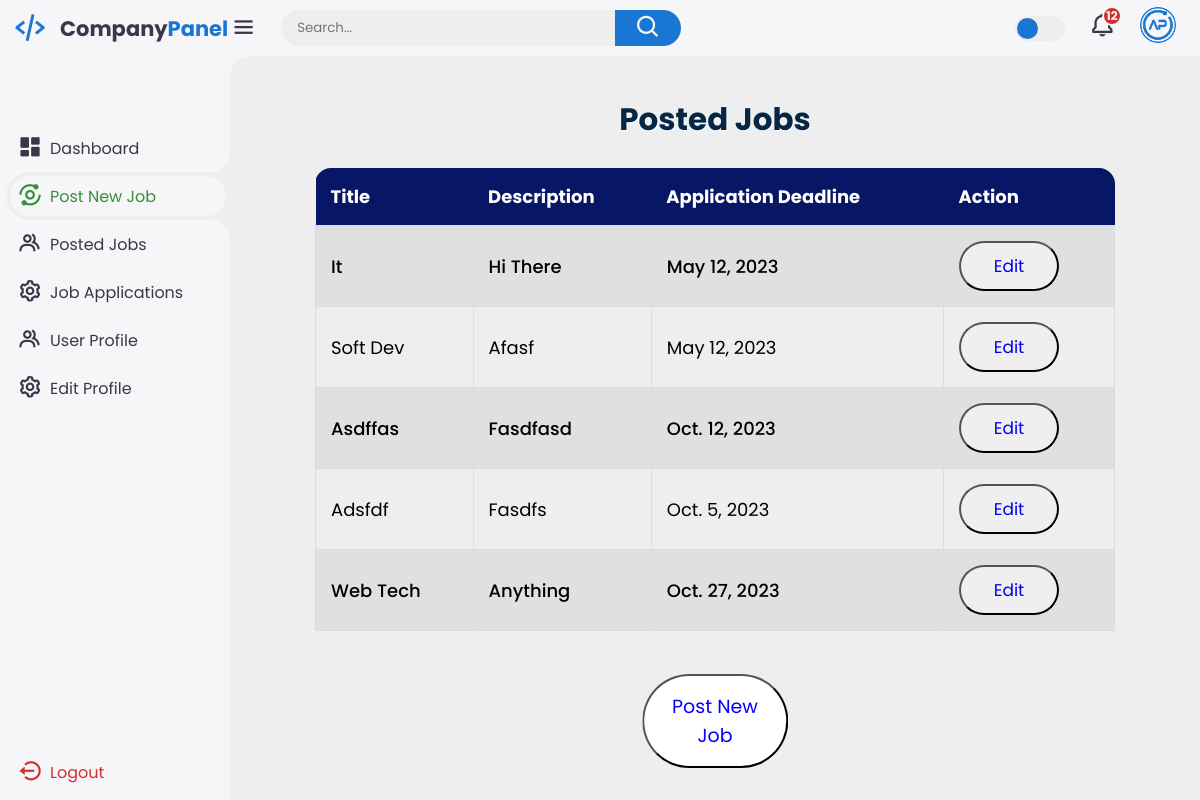
The page /posted-jobs (signed in) on the database its author committed.
### pms/models.py (models this page shows)
class JobPosting(models.Model):
    title = models.CharField(max_length=100)
    description = models.TextField()
    company = models.ForeignKey(CompanyProfile, on_delete=models.CASCADE)
    application_deadline = models.DateField()
    is_active = models.BooleanField(default=True)

### pms/views.py (the view)
# urls.py: path('posted-jobs',views.company_job_postings,name='posted_jobs'),
def company_job_postings(request):
    if request.user.is_company:
        job_postings = JobPosting.objects.filter(company=request.user.companyprofile)
        return render(request, 'pms/company_job_postings.html', {'job_postings': job_postings})
    else:
        return render(request, 'access_denied.html')

### pms/templates/pms/company_job_postings.html (shortened to what this page needs)
<!DOCTYPE html>
{% load static %}
<html lang="en">
<head>
    <link href='https://unpkg.com/boxicons@2.1.4/css/boxicons.min.css' rel='stylesheet'>
    <link rel="stylesheet" href="{% static 'css/company_job_posting.css' %}">
    <link rel="stylesheet" href="{% static 'css/company_job_posting1.css' %}">
    <link rel="stylesheet" href="{% static 'css/company_dashboard1.css'%}">
</head>
<body>
    <div class="sidebar">
        <a href="#" class="logo">
            <i class='bx bx-code-alt'></i>
            <div class="logo-name"><span>Company</span>Panel</div>
        </a>
        <ul class="side-menu">
            <li><a href="{% url 'company_dashboard' %}"><i class='bx bxs-dashboard'></i>Dashboard</a></li>
            <li class="active"><a href="{% url 'post_job' %}"><i class='bx bx-analyse'></i>Post New Job</a></li>
            <li><a href="{% url 'posted_jobs' %}"><i class='bx bx-group'></i>Posted Jobs</a></li>
            <li><a href="{% url 'job_applications' %}"><i class='bx bx-cog'></i>Job Applications</a></li>
            <li><a href="{% url 'view_company_profile' %}"><i class='bx bx-group'></i>User Profile</a></li>
            <li><a href="{% url 'edit_company_profile' %}"><i class='bx bx-cog'></i>Edit Profile</a></li>
        </ul>
        <ul class="side-menu">
            <li>
                <a href="{% url 'logout' %}" class="logout">
                    <i class='bx bx-log-out-circle'></i>
                    Logout
                </a>
            </li>
        </ul>
    </div>
    <div class="content">
        <nav>
            <i class='bx bx-menu'></i>
            <form action="#">
                <div class="form-input">
                    <input type="search" placeholder="Search...">
                    <button class="search-btn" type="submit"><i class='bx bx-search'></i></button>
                </div>
            </form>
            <label for="theme-toggle" class="theme-toggle"></label>
            <a href="#" class="notif">
                <i class='bx bx-bell'></i>
                <span class="count">12</span>
            </a>
            <a href="{% url 'view_company_profile' %}" class="profile">
                <img src="{% if profile_picture %}{{ profile_picture.url }}{% else %}{% static 'images/logo.png' %}{% endif %}"
                    alt="Profile Picture">
            </a>
        </nav>
        <div class="box-wrap">
            <div class="table-wrap">
                <h2>Posted Jobs</h2>
                <table>
                    <thead>
                        <tr>
                            <th>Title</th>
                            <th>Description</th>
                            <th>Application Deadline</th>
                            <th>Action</th>
                        </tr>
                    </thead>
                    <tbody>
                        {% for job_posting in job_postings %}
                        <tr class="row">
                            <td>{{ job_posting.title }}</td>
                            <td>{{ job_posting.description }}</td>
                            <td>{{ job_posting.application_deadline }}</td>
                            <td>
                                <button type="button" class="btn">
                                  <a id="edit" href="{% url 'edit_job_posting' job_posting.id %}">Edit</a>
                                </button>
                            </td>
                        </tr>
                        {% endfor %}
                    </tbody>
                </table>
            </div>
            <button id="post"><a href="{% url 'post_job'%}" style="text-decoration: none; color:rgb(8, 0, 255)">Post New Job</button></a>
        </div>
    </div>
</body>
</html>

### pms/static/css/company_job_posting.css (style rules this page uses)
* { margin: 0; padding: 0; }
.table-wrap { max-width: 800px; margin: 40px auto; overflow-x: auto; }
.table-wrap h2 { text-shadow: 1px 1px white; color: #062646; font-size: 31px; text-align: center; padding-bottom: 25px; }
table, td, th { text-align: left; font-size: 18px; text-transform: capitalize; }
table thead tr { background-color: #071665; color: #fff; }
table { border-collapse: collapse; width: 100%; border-radius: 16px 16px 0px 0px; overflow: hidden; }
table tbody tr td { border: 1px solid #ddd; }
th, td { padding: 15px; white-space: nowrap; }
table tbody tr:nth-child(odd) { background: #b4b4b442; color: #000; font-weight: 500; }
.box-wrap { position: relative; padding: 0px 16px; height: 87vh; }
.btn { cursor: pointer; width: 100px; font-size: 17px; padding: 10px 15px; border-radius: 50px; }
#post { border-radius: 50px; background-color: white; position: absolute; left: 50%; right: 50%; transform: translate(-50%,-50%); margin-top: 50px; font-size: 19px; width: 15%; padding: 16px 15px; }

### rows shown on the page
JobPosting: title "It", description "Hi There", application_deadline "May 12, 2023"
JobPosting: title "Soft Dev", description "Afasf", application_deadline "May 12, 2023"
JobPosting: title "Asdffas", description "Fasdfasd", application_deadline "Oct. 12, 2023"
JobPosting: title "Adsfdf", description "Fasdfs", application_deadline "Oct. 5, 2023"
JobPosting: title "Web Tech", description "Anything", application_deadline "Oct. 27, 2023"
